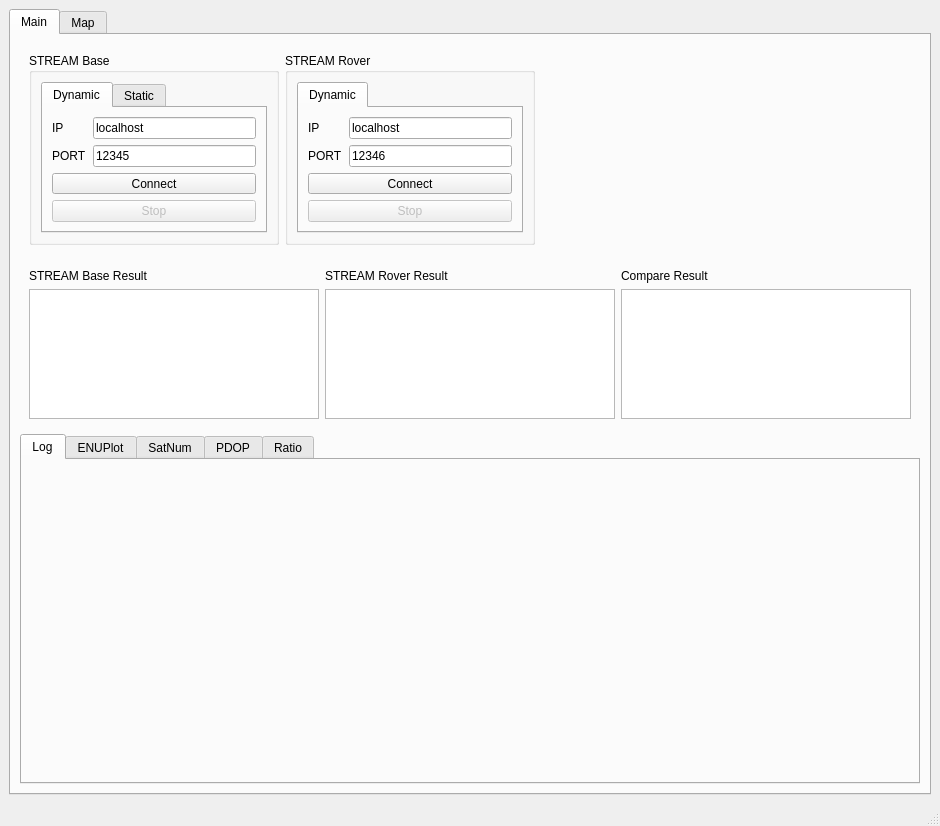
<?xml version="1.0" encoding="UTF-8"?>
<ui version="4.0">
 <class>MainWindow</class>
 <widget class="QMainWindow" name="MainWindow">
  <property name="geometry">
   <rect>
    <x>0</x>
    <y>0</y>
    <width>940</width>
    <height>826</height>
   </rect>
  </property>
  <property name="windowTitle">
   <string>RTShow</string>
  </property>
  <widget class="QWidget" name="centralwidget">
   <layout class="QGridLayout" name="gridLayout_13">
    <item row="0" column="0">
     <widget class="QTabWidget" name="tabWidget_4">
      <property name="currentIndex">
       <number>0</number>
      </property>
      <widget class="QWidget" name="tab_10">
       <attribute name="title">
        <string>Main</string>
       </attribute>
       <layout class="QGridLayout" name="gridLayout_11">
        <item row="0" column="0">
         <widget class="QWidget" name="widget" native="true">
          <property name="maximumSize">
           <size>
            <width>16777215</width>
            <height>210</height>
           </size>
          </property>
          <layout class="QGridLayout" name="gridLayout_7">
           <item row="0" column="0">
            <widget class="QGroupBox" name="groupBox_2">
             <property name="minimumSize">
              <size>
               <width>250</width>
               <height>0</height>
              </size>
             </property>
             <property name="maximumSize">
              <size>
               <width>300</width>
               <height>16777215</height>
              </size>
             </property>
             <property name="title">
              <string>STREAM Base</string>
             </property>
             <layout class="QGridLayout" name="gridLayout">
              <item row="0" column="0">
               <widget class="QTabWidget" name="tabWidget_2">
                <property name="currentIndex">
                 <number>0</number>
                </property>
                <widget class="QWidget" name="tab_7">
                 <attribute name="title">
                  <string>Dynamic</string>
                 </attribute>
                 <layout class="QFormLayout" name="formLayout">
                  <item row="0" column="0">
                   <widget class="QLabel" name="label">
                    <property name="text">
                     <string>IP</string>
                    </property>
                   </widget>
                  </item>
                  <item row="0" column="1">
                   <widget class="QLineEdit" name="lineEdit">
                    <property name="minimumSize">
                     <size>
                      <width>100</width>
                      <height>0</height>
                     </size>
                    </property>
                    <property name="text">
                     <string>localhost</string>
                    </property>
                   </widget>
                  </item>
                  <item row="1" column="0">
                   <widget class="QLabel" name="label_2">
                    <property name="text">
                     <string>PORT</string>
                    </property>
                   </widget>
                  </item>
                  <item row="1" column="1">
                   <widget class="QLineEdit" name="lineEdit_2">
                    <property name="minimumSize">
                     <size>
                      <width>100</width>
                      <height>0</height>
                     </size>
                    </property>
                    <property name="text">
                     <string>12345</string>
                    </property>
                   </widget>
                  </item>
                  <item row="2" column="0" colspan="2">
                   <widget class="QPushButton" name="pushButton">
                    <property name="text">
                     <string>Connect</string>
                    </property>
                   </widget>
                  </item>
                  <item row="3" column="0" colspan="2">
                   <widget class="QPushButton" name="pushButton_4">
                    <property name="enabled">
                     <bool>false</bool>
                    </property>
                    <property name="text">
                     <string>Stop</string>
                    </property>
                   </widget>
                  </item>
                 </layout>
                </widget>
                <widget class="QWidget" name="tab_8">
                 <attribute name="title">
                  <string>Static</string>
                 </attribute>
                 <layout class="QGridLayout" name="gridLayout_12">
                  <item row="0" column="0">
                   <widget class="QLabel" name="label_3">
                    <property name="text">
                     <string>X_CRD</string>
                    </property>
                   </widget>
                  </item>
                  <item row="2" column="1">
                   <widget class="QLineEdit" name="lineEdit_z"/>
                  </item>
                  <item row="1" column="1">
                   <widget class="QLineEdit" name="lineEdit_y"/>
                  </item>
                  <item row="2" column="0">
                   <widget class="QLabel" name="label_14">
                    <property name="text">
                     <string>Z_CRD</string>
                    </property>
                   </widget>
                  </item>
                  <item row="0" column="1">
                   <widget class="QLineEdit" name="lineEdit_x"/>
                  </item>
                  <item row="1" column="0">
                   <widget class="QLabel" name="label_8">
                    <property name="text">
                     <string>Y_CRD</string>
                    </property>
                   </widget>
                  </item>
                  <item row="3" column="1">
                   <widget class="QPushButton" name="pushButton_static">
                    <property name="text">
                     <string>Set</string>
                    </property>
                   </widget>
                  </item>
                 </layout>
                </widget>
               </widget>
              </item>
             </layout>
            </widget>
           </item>
           <item row="0" column="1">
            <widget class="QGroupBox" name="groupBox">
             <property name="minimumSize">
              <size>
               <width>250</width>
               <height>0</height>
              </size>
             </property>
             <property name="maximumSize">
              <size>
               <width>300</width>
               <height>16777215</height>
              </size>
             </property>
             <property name="title">
              <string>STREAM Rover</string>
             </property>
             <layout class="QGridLayout" name="gridLayout_3">
              <item row="0" column="0">
               <widget class="QTabWidget" name="tabWidget_3">
                <property name="currentIndex">
                 <number>0</number>
                </property>
                <widget class="QWidget" name="tab_9">
                 <attribute name="title">
                  <string>Dynamic</string>
                 </attribute>
                 <layout class="QFormLayout" name="formLayout_2">
                  <item row="0" column="0">
                   <widget class="QLabel" name="label_7">
                    <property name="text">
                     <string>IP</string>
                    </property>
                   </widget>
                  </item>
                  <item row="0" column="1">
                   <widget class="QLineEdit" name="lineEdit_6">
                    <property name="minimumSize">
                     <size>
                      <width>100</width>
                      <height>0</height>
                     </size>
                    </property>
                    <property name="text">
                     <string>localhost</string>
                    </property>
                   </widget>
                  </item>
                  <item row="1" column="0">
                   <widget class="QLabel" name="label_4">
                    <property name="text">
                     <string>PORT</string>
                    </property>
                   </widget>
                  </item>
                  <item row="1" column="1">
                   <widget class="QLineEdit" name="lineEdit_5">
                    <property name="minimumSize">
                     <size>
                      <width>100</width>
                      <height>0</height>
                     </size>
                    </property>
                    <property name="text">
                     <string>12346</string>
                    </property>
                   </widget>
                  </item>
                  <item row="2" column="0" colspan="2">
                   <widget class="QPushButton" name="pushButton_3">
                    <property name="text">
                     <string>Connect</string>
                    </property>
                   </widget>
                  </item>
                  <item row="3" column="0" colspan="2">
                   <widget class="QPushButton" name="pushButton_5">
                    <property name="enabled">
                     <bool>false</bool>
                    </property>
                    <property name="text">
                     <string>Stop</string>
                    </property>
                   </widget>
                  </item>
                 </layout>
                </widget>
               </widget>
              </item>
             </layout>
            </widget>
           </item>
           <item row="0" column="2">
            <spacer name="horizontalSpacer">
             <property name="orientation">
              <enum>Qt::Horizontal</enum>
             </property>
             <property name="sizeHint" stdset="0">
              <size>
               <width>661</width>
               <height>51</height>
              </size>
             </property>
            </spacer>
           </item>
          </layout>
         </widget>
        </item>
        <item row="1" column="0">
         <widget class="QWidget" name="widget_3" native="true">
          <property name="maximumSize">
           <size>
            <width>16777215</width>
            <height>200</height>
           </size>
          </property>
          <layout class="QGridLayout" name="gridLayout_4">
           <item row="0" column="2">
            <widget class="QLabel" name="label_11">
             <property name="text">
              <string>Compare Result</string>
             </property>
            </widget>
           </item>
           <item row="1" column="1">
            <widget class="QTextBrowser" name="textBrowser_2"/>
           </item>
           <item row="1" column="0">
            <widget class="QTextBrowser" name="textBrowser"/>
           </item>
           <item row="1" column="2">
            <widget class="QTextBrowser" name="textBrowser_3"/>
           </item>
           <item row="0" column="1">
            <widget class="QLabel" name="label_10">
             <property name="text">
              <string>STREAM Rover Result</string>
             </property>
            </widget>
           </item>
           <item row="0" column="0">
            <widget class="QLabel" name="label_9">
             <property name="text">
              <string>STREAM Base Result</string>
             </property>
            </widget>
           </item>
          </layout>
         </widget>
        </item>
        <item row="2" column="0">
         <widget class="QTabWidget" name="tabWidget">
          <property name="minimumSize">
           <size>
            <width>0</width>
            <height>350</height>
           </size>
          </property>
          <property name="currentIndex">
           <number>0</number>
          </property>
          <widget class="QWidget" name="tab">
           <attribute name="title">
            <string>Log</string>
           </attribute>
          </widget>
          <widget class="QWidget" name="tab_2">
           <attribute name="title">
            <string>ENUPlot</string>
           </attribute>
           <layout class="QGridLayout" name="gridLayout_2">
            <item row="0" column="2">
             <widget class="QComboBox" name="comboBox_2">
              <property name="currentText">
               <string>1</string>
              </property>
              <property name="currentIndex">
               <number>2</number>
              </property>
              <item>
               <property name="text">
                <string>0.1</string>
               </property>
              </item>
              <item>
               <property name="text">
                <string>0.5</string>
               </property>
              </item>
              <item>
               <property name="text">
                <string>1</string>
               </property>
              </item>
              <item>
               <property name="text">
                <string>5</string>
               </property>
              </item>
              <item>
               <property name="text">
                <string>10</string>
               </property>
              </item>
              <item>
               <property name="text">
                <string>30</string>
               </property>
              </item>
              <item>
               <property name="text">
                <string>50</string>
               </property>
              </item>
             </widget>
            </item>
            <item row="1" column="0" colspan="4">
             <widget class="QWidget" name="widget_4" native="true"/>
            </item>
            <item row="0" column="3">
             <widget class="QCheckBox" name="checkBox">
              <property name="text">
               <string>FromZero</string>
              </property>
              <property name="checked">
               <bool>false</bool>
              </property>
             </widget>
            </item>
            <item row="0" column="0">
             <spacer name="horizontalSpacer_2">
              <property name="orientation">
               <enum>Qt::Horizontal</enum>
              </property>
              <property name="sizeHint" stdset="0">
               <size>
                <width>636</width>
                <height>20</height>
               </size>
              </property>
             </spacer>
            </item>
            <item row="0" column="1">
             <widget class="QLabel" name="label_5">
              <property name="text">
               <string>YAxis</string>
              </property>
             </widget>
            </item>
           </layout>
          </widget>
          <widget class="QWidget" name="tab_4">
           <attribute name="title">
            <string>SatNum</string>
           </attribute>
           <layout class="QGridLayout" name="gridLayout_6">
            <item row="0" column="3">
             <widget class="QCheckBox" name="checkBox_2">
              <property name="text">
               <string>FromZero</string>
              </property>
              <property name="checked">
               <bool>true</bool>
              </property>
             </widget>
            </item>
            <item row="0" column="0">
             <spacer name="horizontalSpacer_3">
              <property name="orientation">
               <enum>Qt::Horizontal</enum>
              </property>
              <property name="sizeHint" stdset="0">
               <size>
                <width>636</width>
                <height>20</height>
               </size>
              </property>
             </spacer>
            </item>
            <item row="0" column="2">
             <widget class="QComboBox" name="comboBox_3">
              <property name="currentIndex">
               <number>1</number>
              </property>
              <item>
               <property name="text">
                <string>20</string>
               </property>
              </item>
              <item>
               <property name="text">
                <string>30</string>
               </property>
              </item>
              <item>
               <property name="text">
                <string>50</string>
               </property>
              </item>
             </widget>
            </item>
            <item row="1" column="0" colspan="4">
             <widget class="QWidget" name="widget_6" native="true"/>
            </item>
            <item row="0" column="1">
             <widget class="QLabel" name="label_6">
              <property name="text">
               <string>YAxis</string>
              </property>
             </widget>
            </item>
           </layout>
          </widget>
          <widget class="QWidget" name="tab_5">
           <attribute name="title">
            <string>PDOP</string>
           </attribute>
           <layout class="QGridLayout" name="gridLayout_9">
            <item row="0" column="3">
             <widget class="QCheckBox" name="checkBox_3">
              <property name="text">
               <string>FromZero</string>
              </property>
              <property name="checked">
               <bool>true</bool>
              </property>
             </widget>
            </item>
            <item row="1" column="0" colspan="4">
             <widget class="QWidget" name="widget_7" native="true"/>
            </item>
            <item row="0" column="2">
             <widget class="QComboBox" name="comboBox">
              <item>
               <property name="text">
                <string>5</string>
               </property>
              </item>
              <item>
               <property name="text">
                <string>10</string>
               </property>
              </item>
             </widget>
            </item>
            <item row="0" column="0">
             <spacer name="horizontalSpacer_4">
              <property name="orientation">
               <enum>Qt::Horizontal</enum>
              </property>
              <property name="sizeHint" stdset="0">
               <size>
                <width>636</width>
                <height>20</height>
               </size>
              </property>
             </spacer>
            </item>
            <item row="0" column="1">
             <widget class="QLabel" name="label_12">
              <property name="text">
               <string>YAxis</string>
              </property>
             </widget>
            </item>
           </layout>
          </widget>
          <widget class="QWidget" name="tab_6">
           <attribute name="title">
            <string>Ratio</string>
           </attribute>
           <layout class="QGridLayout" name="gridLayout_10">
            <item row="0" column="1">
             <widget class="QLabel" name="label_13">
              <property name="text">
               <string>FYAxis</string>
              </property>
             </widget>
            </item>
            <item row="0" column="0">
             <spacer name="horizontalSpacer_5">
              <property name="orientation">
               <enum>Qt::Horizontal</enum>
              </property>
              <property name="sizeHint" stdset="0">
               <size>
                <width>630</width>
                <height>20</height>
               </size>
              </property>
             </spacer>
            </item>
            <item row="0" column="3">
             <widget class="QCheckBox" name="checkBox_4">
              <property name="text">
               <string>FromZero</string>
              </property>
              <property name="checked">
               <bool>true</bool>
              </property>
             </widget>
            </item>
            <item row="0" column="2">
             <widget class="QComboBox" name="comboBox_4">
              <item>
               <property name="text">
                <string>30</string>
               </property>
              </item>
              <item>
               <property name="text">
                <string>50</string>
               </property>
              </item>
              <item>
               <property name="text">
                <string>100</string>
               </property>
              </item>
             </widget>
            </item>
            <item row="1" column="0" colspan="4">
             <widget class="QWidget" name="widget_8" native="true"/>
            </item>
           </layout>
          </widget>
         </widget>
        </item>
       </layout>
      </widget>
      <widget class="QWidget" name="tab_11">
       <attribute name="title">
        <string>Map</string>
       </attribute>
       <layout class="QGridLayout" name="gridLayout_14">
        <item row="0" column="0">
         <widget class="QWidget" name="widget_map" native="true"/>
        </item>
       </layout>
      </widget>
     </widget>
    </item>
   </layout>
  </widget>
  <widget class="QStatusBar" name="statusbar"/>
  <action name="actionsdfsdfsdf">
   <property name="text">
    <string>sdfsdfsdf</string>
   </property>
  </action>
 </widget>
 <resources/>
 <connections/>
</ui>
